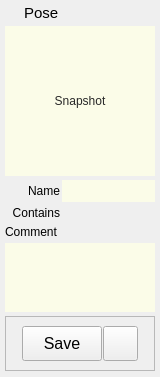
<?xml version="1.0" encoding="UTF-8"?>
<ui version="4.0">
 <class>Form</class>
 <widget class="QWidget" name="Form">
  <property name="geometry">
   <rect>
    <x>0</x>
    <y>0</y>
    <width>160</width>
    <height>377</height>
   </rect>
  </property>
  <property name="sizePolicy">
   <sizepolicy hsizetype="Preferred" vsizetype="Preferred">
    <horstretch>0</horstretch>
    <verstretch>0</verstretch>
   </sizepolicy>
  </property>
  <property name="minimumSize">
   <size>
    <width>160</width>
    <height>0</height>
   </size>
  </property>
  <property name="maximumSize">
   <size>
    <width>300</width>
    <height>16777215</height>
   </size>
  </property>
  <property name="windowTitle">
   <string>Form</string>
  </property>
  <property name="styleSheet">
   <string notr="true"/>
  </property>
  <layout class="QVBoxLayout" name="verticalLayout">
   <property name="spacing">
    <number>4</number>
   </property>
   <property name="leftMargin">
    <number>5</number>
   </property>
   <property name="topMargin">
    <number>2</number>
   </property>
   <property name="rightMargin">
    <number>5</number>
   </property>
   <property name="bottomMargin">
    <number>2</number>
   </property>
   <item>
    <layout class="QHBoxLayout" name="horizontalLayout_18">
     <property name="leftMargin">
      <number>2</number>
     </property>
     <property name="topMargin">
      <number>2</number>
     </property>
     <property name="bottomMargin">
      <number>0</number>
     </property>
     <item>
      <widget class="QLabel" name="label_6">
       <property name="maximumSize">
        <size>
         <width>13</width>
         <height>13</height>
        </size>
       </property>
       <property name="text">
        <string/>
       </property>
       <property name="pixmap">
        <pixmap>../images/poseIcon.png</pixmap>
       </property>
       <property name="scaledContents">
        <bool>true</bool>
       </property>
      </widget>
     </item>
     <item>
      <widget class="QLabel" name="label_2">
       <property name="font">
        <font>
         <family>Arial</family>
         <pointsize>11</pointsize>
         <weight>50</weight>
         <bold>false</bold>
        </font>
       </property>
       <property name="text">
        <string>Pose</string>
       </property>
      </widget>
     </item>
    </layout>
   </item>
   <item>
    <layout class="QHBoxLayout" name="modelPanelLayout">
     <property name="spacing">
      <number>0</number>
     </property>
     <property name="bottomMargin">
      <number>0</number>
     </property>
     <item>
      <widget class="QLabel" name="label_3">
       <property name="minimumSize">
        <size>
         <width>0</width>
         <height>0</height>
        </size>
       </property>
       <property name="maximumSize">
        <size>
         <width>0</width>
         <height>16777215</height>
        </size>
       </property>
       <property name="text">
        <string/>
       </property>
      </widget>
     </item>
     <item>
      <widget class="QFrame" name="frame_9">
       <property name="sizePolicy">
        <sizepolicy hsizetype="Fixed" vsizetype="Fixed">
         <horstretch>0</horstretch>
         <verstretch>0</verstretch>
        </sizepolicy>
       </property>
       <property name="maximumSize">
        <size>
         <width>16777215</width>
         <height>16777215</height>
        </size>
       </property>
       <property name="frameShape">
        <enum>QFrame::NoFrame</enum>
       </property>
       <property name="frameShadow">
        <enum>QFrame::Raised</enum>
       </property>
       <layout class="QHBoxLayout" name="horizontalLayout_13">
        <property name="spacing">
         <number>0</number>
        </property>
        <property name="margin">
         <number>0</number>
        </property>
       </layout>
      </widget>
     </item>
     <item>
      <widget class="QFrame" name="frame_10">
       <property name="sizePolicy">
        <sizepolicy hsizetype="Expanding" vsizetype="Fixed">
         <horstretch>0</horstretch>
         <verstretch>0</verstretch>
        </sizepolicy>
       </property>
       <property name="maximumSize">
        <size>
         <width>16777215</width>
         <height>16777215</height>
        </size>
       </property>
       <property name="frameShape">
        <enum>QFrame::NoFrame</enum>
       </property>
       <property name="frameShadow">
        <enum>QFrame::Raised</enum>
       </property>
       <layout class="QHBoxLayout" name="horizontalLayout_14">
        <property name="spacing">
         <number>0</number>
        </property>
        <property name="margin">
         <number>0</number>
        </property>
        <item>
         <widget class="QToolButton" name="snapshotButton">
          <property name="minimumSize">
           <size>
            <width>150</width>
            <height>150</height>
           </size>
          </property>
          <property name="maximumSize">
           <size>
            <width>150</width>
            <height>150</height>
           </size>
          </property>
          <property name="toolTip">
           <string>Click to take a snapshot of the selected model view.</string>
          </property>
          <property name="statusTip">
           <string>Click to take a snapshot of the selected model view.</string>
          </property>
          <property name="whatsThis">
           <string/>
          </property>
          <property name="styleSheet">
           <string notr="true">color: rgb(40, 40, 40);
border: 0px solid rgb(0, 0, 0, 150);
background-color: rgb(254, 255, 230, 200);</string>
          </property>
          <property name="text">
           <string>Snapshot</string>
          </property>
          <property name="icon">
           <iconset>
            <normaloff>../images/camera.png</normaloff>../images/camera.png</iconset>
          </property>
          <property name="iconSize">
           <size>
            <width>160</width>
            <height>160</height>
           </size>
          </property>
          <property name="popupMode">
           <enum>QToolButton::InstantPopup</enum>
          </property>
          <property name="toolButtonStyle">
           <enum>Qt::ToolButtonIconOnly</enum>
          </property>
          <property name="autoRaise">
           <bool>false</bool>
          </property>
         </widget>
        </item>
       </layout>
      </widget>
     </item>
    </layout>
   </item>
   <item>
    <layout class="QHBoxLayout" name="horizontalLayout">
     <property name="spacing">
      <number>2</number>
     </property>
     <item>
      <widget class="QLabel" name="label">
       <property name="minimumSize">
        <size>
         <width>55</width>
         <height>0</height>
        </size>
       </property>
       <property name="text">
        <string>Name</string>
       </property>
       <property name="alignment">
        <set>Qt::AlignRight|Qt::AlignTrailing|Qt::AlignVCenter</set>
       </property>
      </widget>
     </item>
     <item>
      <widget class="QLineEdit" name="name">
       <property name="sizePolicy">
        <sizepolicy hsizetype="Expanding" vsizetype="Fixed">
         <horstretch>0</horstretch>
         <verstretch>0</verstretch>
        </sizepolicy>
       </property>
       <property name="minimumSize">
        <size>
         <width>60</width>
         <height>22</height>
        </size>
       </property>
       <property name="maximumSize">
        <size>
         <width>16777215</width>
         <height>22</height>
        </size>
       </property>
       <property name="styleSheet">
        <string notr="true">color: rgb(40, 40, 40);
border: 0px solid rgb(0, 0, 0, 150);
background-color: rgb(254, 255, 230, 200);</string>
       </property>
      </widget>
     </item>
    </layout>
   </item>
   <item>
    <layout class="QHBoxLayout" name="horizontalLayout_35">
     <property name="spacing">
      <number>4</number>
     </property>
     <property name="topMargin">
      <number>0</number>
     </property>
     <item>
      <widget class="QLabel" name="scene_dur_end_label_4">
       <property name="enabled">
        <bool>true</bool>
       </property>
       <property name="minimumSize">
        <size>
         <width>55</width>
         <height>0</height>
        </size>
       </property>
       <property name="maximumSize">
        <size>
         <width>55</width>
         <height>16777215</height>
        </size>
       </property>
       <property name="text">
        <string>Contains</string>
       </property>
       <property name="alignment">
        <set>Qt::AlignRight|Qt::AlignTop|Qt::AlignTrailing</set>
       </property>
      </widget>
     </item>
     <item>
      <widget class="QLabel" name="contains">
       <property name="enabled">
        <bool>false</bool>
       </property>
       <property name="minimumSize">
        <size>
         <width>0</width>
         <height>15</height>
        </size>
       </property>
       <property name="maximumSize">
        <size>
         <width>16777215</width>
         <height>15</height>
        </size>
       </property>
       <property name="text">
        <string/>
       </property>
       <property name="alignment">
        <set>Qt::AlignLeading|Qt::AlignLeft|Qt::AlignTop</set>
       </property>
      </widget>
     </item>
    </layout>
   </item>
   <item>
    <layout class="QVBoxLayout" name="verticalLayout_2">
     <property name="topMargin">
      <number>0</number>
     </property>
     <item>
      <widget class="QLabel" name="label_4">
       <property name="text">
        <string>Comment</string>
       </property>
      </widget>
     </item>
     <item>
      <widget class="QPlainTextEdit" name="comment">
       <property name="sizePolicy">
        <sizepolicy hsizetype="Expanding" vsizetype="MinimumExpanding">
         <horstretch>0</horstretch>
         <verstretch>0</verstretch>
        </sizepolicy>
       </property>
       <property name="minimumSize">
        <size>
         <width>0</width>
         <height>50</height>
        </size>
       </property>
       <property name="maximumSize">
        <size>
         <width>16777215</width>
         <height>100</height>
        </size>
       </property>
       <property name="styleSheet">
        <string notr="true">color: rgb(40, 40, 40);
border: 0px solid rgb(0, 0, 0, 150);
background-color: rgb(254, 255, 230, 200);
</string>
       </property>
       <property name="plainText">
        <string/>
       </property>
      </widget>
     </item>
    </layout>
   </item>
   <item>
    <widget class="QFrame" name="previewButtons">
     <property name="frameShape">
      <enum>QFrame::StyledPanel</enum>
     </property>
     <property name="frameShadow">
      <enum>QFrame::Raised</enum>
     </property>
     <layout class="QHBoxLayout" name="horizontalLayout_6">
      <property name="spacing">
       <number>1</number>
      </property>
      <item>
       <spacer name="horizontalSpacer_3">
        <property name="orientation">
         <enum>Qt::Horizontal</enum>
        </property>
        <property name="sizeHint" stdset="0">
         <size>
          <width>40</width>
          <height>20</height>
         </size>
        </property>
       </spacer>
      </item>
      <item>
       <widget class="QPushButton" name="acceptButton">
        <property name="sizePolicy">
         <sizepolicy hsizetype="Preferred" vsizetype="Fixed">
          <horstretch>0</horstretch>
          <verstretch>0</verstretch>
         </sizepolicy>
        </property>
        <property name="minimumSize">
         <size>
          <width>80</width>
          <height>35</height>
         </size>
        </property>
        <property name="maximumSize">
         <size>
          <width>125</width>
          <height>35</height>
         </size>
        </property>
        <property name="font">
         <font>
          <family>Arial</family>
          <pointsize>12</pointsize>
          <weight>50</weight>
          <bold>false</bold>
         </font>
        </property>
        <property name="toolTip">
         <string/>
        </property>
        <property name="styleSheet">
         <string notr="true"/>
        </property>
        <property name="text">
         <string>Save</string>
        </property>
       </widget>
      </item>
      <item>
       <widget class="QPushButton" name="selectionSetButton">
        <property name="minimumSize">
         <size>
          <width>0</width>
          <height>35</height>
         </size>
        </property>
        <property name="maximumSize">
         <size>
          <width>35</width>
          <height>16777215</height>
         </size>
        </property>
        <property name="text">
         <string/>
        </property>
        <property name="icon">
         <iconset>
          <normaloff>../images/selectionSet2.png</normaloff>../images/selectionSet2.png</iconset>
        </property>
        <property name="iconSize">
         <size>
          <width>25</width>
          <height>25</height>
         </size>
        </property>
       </widget>
      </item>
      <item>
       <spacer name="horizontalSpacer_4">
        <property name="orientation">
         <enum>Qt::Horizontal</enum>
        </property>
        <property name="sizeHint" stdset="0">
         <size>
          <width>40</width>
          <height>20</height>
         </size>
        </property>
       </spacer>
      </item>
     </layout>
    </widget>
   </item>
   <item>
    <widget class="QFrame" name="frame">
     <property name="sizePolicy">
      <sizepolicy hsizetype="Preferred" vsizetype="Expanding">
       <horstretch>0</horstretch>
       <verstretch>2</verstretch>
      </sizepolicy>
     </property>
     <property name="frameShape">
      <enum>QFrame::StyledPanel</enum>
     </property>
     <property name="frameShadow">
      <enum>QFrame::Raised</enum>
     </property>
    </widget>
   </item>
  </layout>
 </widget>
 <resources/>
 <connections/>
 <slots>
  <slot>snapshot()</slot>
  <slot>save()</slot>
  <slot>done()</slot>
 </slots>
</ui>
